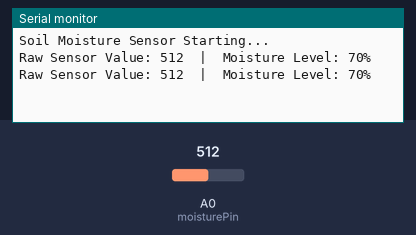
The sketch below on a simulated Arduino Uno, built with avr-gcc and run on an emulated ATmega328P. Parts: the last lines printed to the serial monitor. The inputs (shaded band) are chosen by the test bench; at power-on: A0 (moisturePin) = 512.

Above: at 1.8 s.
1.9 s: A0 (moisturePin) set to 716
At 2.8 s:
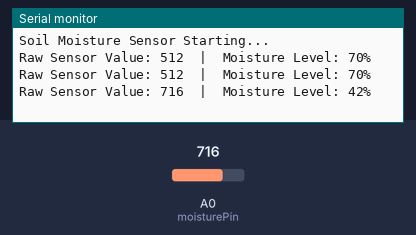
3.4 s: A0 (moisturePin) set to 900
At 4.8 s:
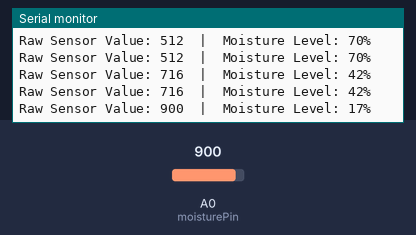
Timing chart, 0 to 6.4 s (numbered marks = the images above; inputs shaded):
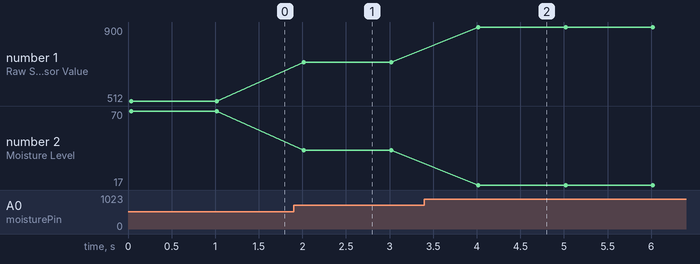

The sketch:

Soil_Moisture.ino
```cpp
const int moisturePin = A0;

int rawValue = 0;
int moisturePercentage = 0;

void setup() {
  Serial.begin(9600);
  Serial.println("Soil Moisture Sensor Starting...");
}

void loop() {
  rawValue = analogRead(moisturePin);

  moisturePercentage = map(rawValue, 1023, 300, 0, 100);

  moisturePercentage = constrain(moisturePercentage, 0, 100);

  Serial.print("Raw Sensor Value: ");
  Serial.print(rawValue);
  Serial.print("  |  Moisture Level: ");
  Serial.print(moisturePercentage);
  Serial.println("%");

  delay(1000);
}
```

Measured:
- after the input at 1.9 s, the serial monitor: prints a new line after 0.12 s (image 1)
- after the input at 3.4 s, the serial monitor: prints a new line after 0.62 s (image 2)
- plotted number 1: 512 → 716 after the input at 1.9 s, 716 → 900 after the input at 3.4 s
- plotted number 2: 70 → 42 after the input at 1.9 s, 42 → 17 after the input at 3.4 s
